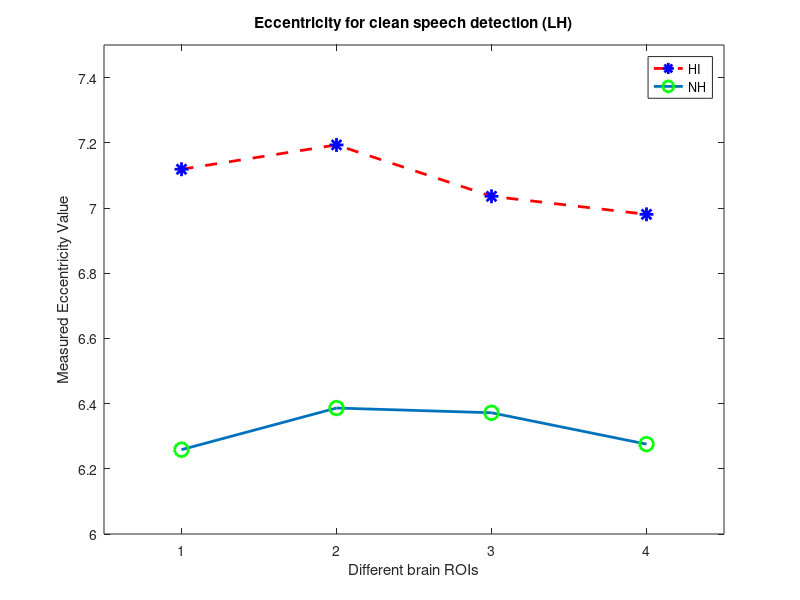

MATLAB code for this plot:
clc;
clear all;
%close all;
% ROI values: A1, M1, B1, B2
% HI
rhi = [7.1189	7.1935	7.036	6.9806];
%sehi=[0.306428571 0.249030612 0.210178571 0.233290816];

% ROI values: A1, M1, B1, B2
% NH
rnh=[6.2587 6.3864 6.3719 6.2757];
%senh=[];
fig = figure
% errorbar(rhi,sehi,'rx')
% %hold on
% errorbar(rnh,sehi,'bo')
plot(rhi,'r--*','LineWidth',2, 'MarkerSize',10, 'MarkerEdgeColor','b')
hold on 
%plot(rhi,'g--+')
plot(rnh,'-o','LineWidth',2, 'MarkerSize',10, 'MarkerEdgeColor','g')
title('Eccentricity for clean speech detection (LH)')
legend('HI', 'NH')
xlabel('Different brain ROIs')
ylabel('Measured Eccentricity Value')
xlim([.5 4.5])
ylim([6 7.5])